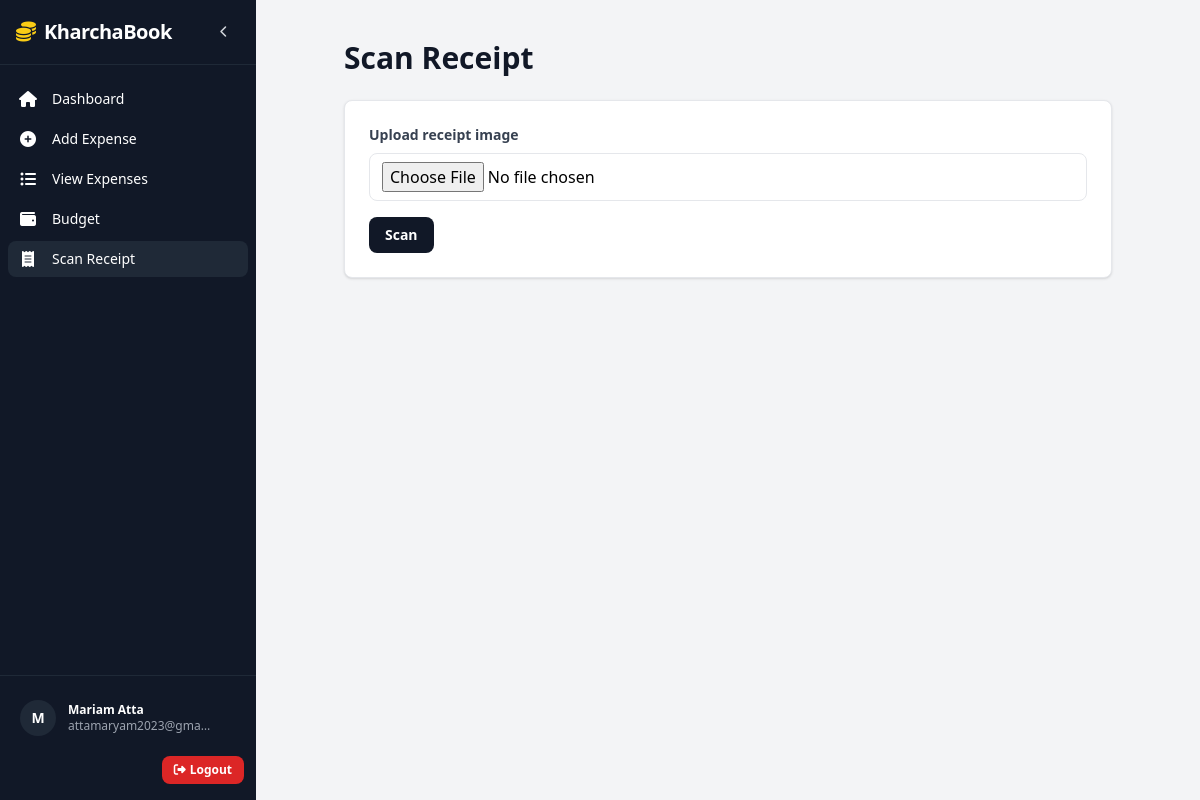
Screenshot of /scan-receipt (signed in) with the database file from the repository.
### app.py (models this page shows)
class User(UserMixin, db.Model):
    id = db.Column(db.Integer, primary_key=True)
    name = db.Column(db.String(100), nullable=False)
    email = db.Column(db.String(100), unique=True, nullable=False)
    password = db.Column(db.String(200), nullable=False)
    created_at = db.Column(db.DateTime, default=datetime.utcnow)
    expenses = db.relationship('Expense', backref='user', lazy=True)
    budgets = db.relationship('Budget', backref='user', lazy=True)

### app.py (the view, shortened to what this page needs)
@app.route('/scan-receipt', methods=['GET', 'POST'])
@login_required
def scan_receipt():
    extracted = None
    suggested = {}
    return render_template(
        'scan_receipt.html',
        extracted=extracted,
        suggested=suggested
    )

### app.py (called while the page is built)
@login_manager.user_loader
def load_user(user_id):
    return User.query.get(int(user_id))

### templates/scan_receipt.html (shortened to what this page needs)
{% extends "base.html" %}
{% block content %}
<div class="max-w-3xl mx-auto">
    <h1 class="text-3xl font-bold text-gray-900 mb-6">Scan Receipt</h1>
    <div class="bg-white rounded-lg shadow border border-gray-200 p-6 mb-6">
        <form method="POST" enctype="multipart/form-data" class="space-y-4">
            <div>
                <label class="block text-sm font-semibold text-gray-700 mb-2">
                    Upload receipt image
                </label>
                <input type="file" name="receipt" accept="image/*"
                       class="w-full border rounded-lg px-3 py-2 bg-white">
            </div>
            <button class="bg-gray-900 text-white px-4 py-2 rounded-lg text-sm font-semibold hover:bg-gray-800">
                Scan
            </button>
        </form>
    </div>
</div>
{% endblock %}

### templates/base.html (shortened to what this page needs)
<!DOCTYPE html>
<html lang="en">
<head>
    <script src="https://cdn.tailwindcss.com"></script>
    <link rel="stylesheet"
          href="https://cdnjs.cloudflare.com/ajax/libs/font-awesome/6.4.0/css/all.min.css">
</head>
<body class="bg-gray-100">
{% if current_user.is_authenticated %}
<div x-data="{ collapsed: false }" class="h-screen flex overflow-hidden">
    <aside :class="collapsed ? 'w-16' : 'w-64'"
           class="bg-gray-900 text-white flex flex-col transition-all duration-200">
        <div class="px-4 py-4 border-b border-gray-800 flex items-center justify-between">
            <div class="flex items-center space-x-2">
                <i class="fas fa-coins text-xl text-yellow-400"></i>
                <h1 x-show="!collapsed" class="text-xl font-bold tracking-tight">KharchaBook</h1>
            </div>
            <button @click="collapsed = !collapsed"
                    class="w-8 h-8 flex items-center justify-center rounded-full hover:bg-gray-800 text-gray-300 text-xs">
                <i :class="collapsed ? 'fas fa-chevron-right' : 'fas fa-chevron-left'"></i>
            </button>
        </div>
        <nav class="flex-1 px-2 py-4 space-y-1 overflow-y-auto">
            <a href="{{ url_for('dashboard') }}"
               class="flex items-center px-2 py-2 rounded-lg hover:bg-gray-800
                      {% if request.endpoint == 'dashboard' %}bg-gray-800{% endif %}">
                <i class="fas fa-home w-6 text-center"></i>
                <span x-show="!collapsed" class="ml-3 text-sm">Dashboard</span>
            </a>
            <a href="{{ url_for('add_expense') }}"
               class="flex items-center px-2 py-2 rounded-lg hover:bg-gray-800
                      {% if request.endpoint == 'add_expense' %}bg-gray-800{% endif %}">
                <i class="fas fa-plus-circle w-6 text-center"></i>
                <span x-show="!collapsed" class="ml-3 text-sm">Add Expense</span>
            </a>
            <a href="{{ url_for('view_expenses') }}"
               class="flex items-center px-2 py-2 rounded-lg hover:bg-gray-800
                      {% if request.endpoint == 'view_expenses' %}bg-gray-800{% endif %}">
                <i class="fas fa-list-ul w-6 text-center"></i>
                <span x-show="!collapsed" class="ml-3 text-sm">View Expenses</span>
            </a>
            <a href="{{ url_for('budget') }}"
               class="flex items-center px-2 py-2 rounded-lg hover:bg-gray-800
                      {% if request.endpoint == 'budget' %}bg-gray-800{% endif %}">
                <i class="fas fa-wallet w-6 text-center"></i>
                <span x-show="!collapsed" class="ml-3 text-sm">Budget</span>
            </a>
            <a href="{{ url_for('scan_receipt') }}"
   class="flex items-center px-2 py-2 rounded-lg hover:bg-gray-800
          {% if request.endpoint == 'scan_receipt' %}bg-gray-800{% endif %}">
    <i class="fas fa-receipt w-6 text-center"></i>
    <span x-show="!collapsed" class="ml-3 text-sm">Scan Receipt</span>
</a>
        </nav>
        <div class="px-3 py-4 border-t border-gray-800">
            <a href="{{ url_for('profile') }}"
               class="flex items-center space-x-3 mb-3 hover:bg-gray-800 px-2 py-2 rounded-lg">
                <div class="w-9 h-9 rounded-full bg-gray-800 flex items-center justify-center">
                    <span class="text-sm font-semibold">
                        {{ current_user.name[:1] | upper }}
                    </span>
                </div>
                <div x-show="!collapsed" class="text-xs">
                    <p class="font-semibold">{{ current_user.name }}</p>
                    <p class="text-gray-400 truncate max-w-[9rem]">{{ current_user.email }}</p>
                </div>
            </a>
            <div class="flex justify-end">
                <a href="{{ url_for('logout') }}"
                   class="inline-flex items-center text-xs bg-red-600 hover:bg-red-500 px-3 py-1.5 rounded-lg font-semibold">
                    <i class="fas fa-sign-out-alt mr-1"></i>
                    <span x-show="!collapsed">Logout</span>
                </a>
            </div>
        </div>
    </aside>
    <main class="flex-1 overflow-y-auto">
        <div class="px-8 pt-6">
        </div>
        <div class="px-8 py-4 pb-10">
            {% block content %}{% endblock %}
        </div>
    </main>
</div>
{% endif %}
</body>
</html>

### rows the page displays
User: name "M", name "Mariam Atta", email "attamaryam2023@gma…"
